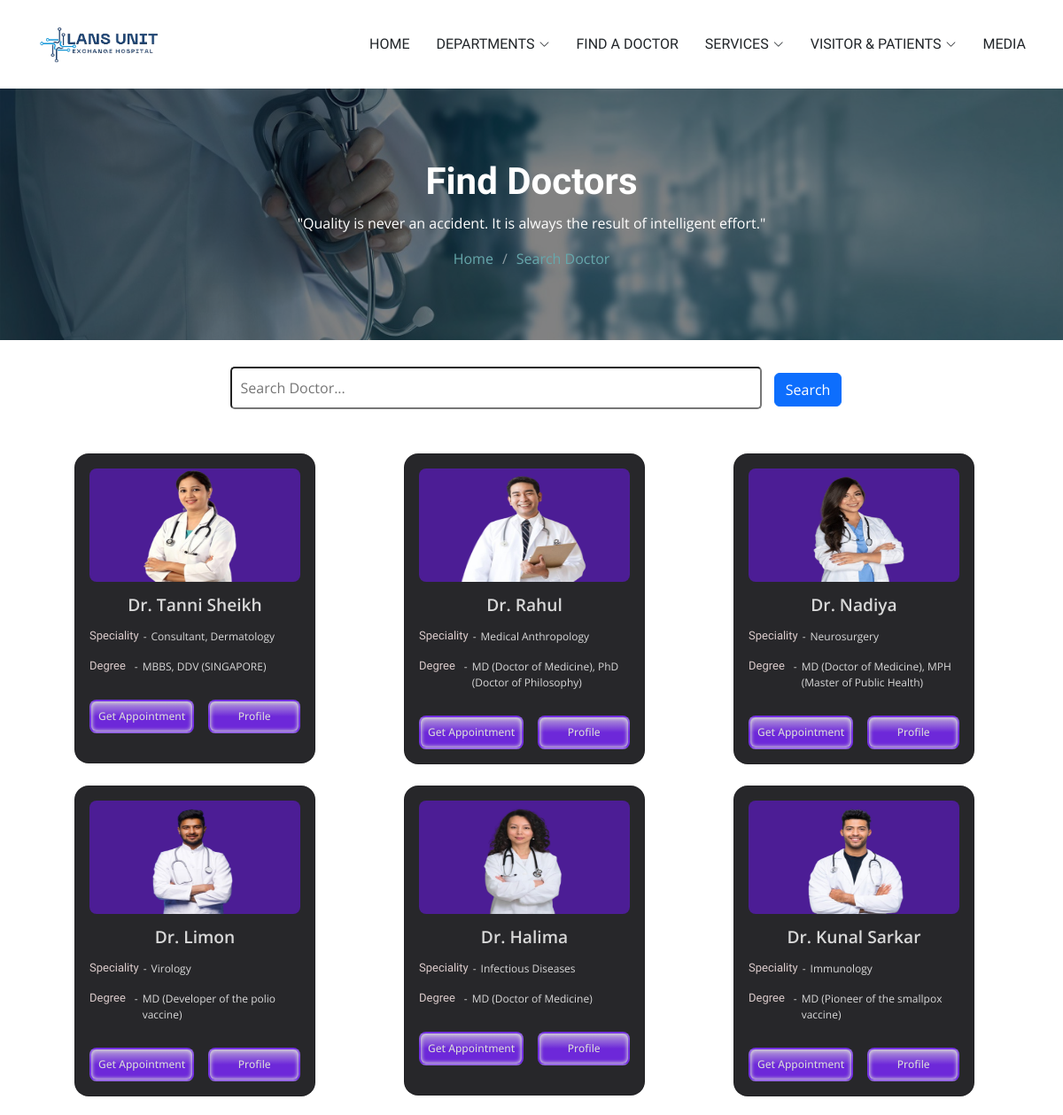
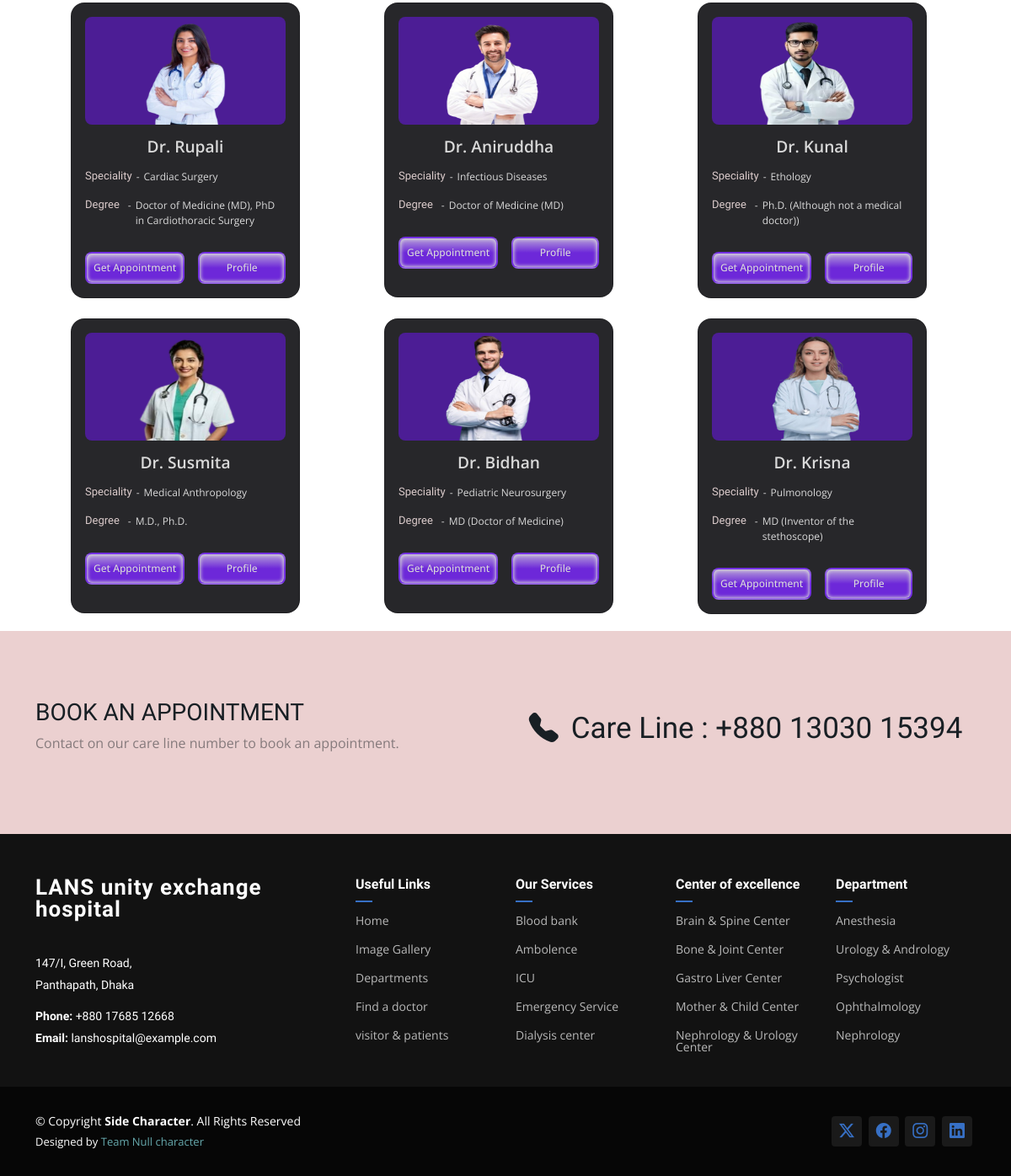
/app/find_doctor/, run on the app's committed database (2 pictures, top to bottom).
### LANS_HOSPITAL_APP/models.py (models this page shows, shortened)
class Doctor(models.Model):
    name = models.CharField(max_length= 200)
    speciality = models.TextField()
    degree = models.TextField()
    intro = models.TextField()
    complete = models.TextField()
    end = models.TextField()
    appointment = models.TextField(null= True , blank=True)
    time = models.TextField(null= True , blank=True)
    fee = models.DecimalField(max_digits=10 , decimal_places= 2 , null= True , blank=True)
    image = models.ImageField(upload_to = "image/" , null= True , blank=True)

### LANS_HOSPITAL_APP/views.py (the view)
# urls.py: path('find_doctor/' , views.find_doctor),
def find_doctor(request):
    search_term = request.GET.get("search", "").strip()
    if search_term:
        search_todo = Doctor.objects.filter(name__icontains=search_term)
    else:
        search_todo = Doctor.objects.all()
    context = {
        "search_todo": search_todo,
    }
    return render(request, "find_doctor.html", context)

### LANS_HOSPITAL_APP/templates/find_doctor.html (shortened to what this page needs)
{% extends "lay.html" %}
{% load static %}
{% block content %}
<main class="main">
  <div
    class="page-title dark-background"
    data-aos="fade"
    style="background-image: url(/static/assets/img/doctor_cover.jpg)"
  >
    <div class="container position-relative">
      <h1>Find Doctors</h1>
      <p>
        "Quality is never an accident. It is always the result of intelligent
        effort."
      </p>
      <nav class="breadcrumbs">
        <ol>
          <li><a href="index.html">Home</a></li>
          <li><a href="current">Search Doctor</a></li>
        </ol>
      </nav>
    </div>
  </div>
  <div class="container-doctor">
    <form method="GET" class = "doctor-form" style = "width:150vh;text-align:center;">
        <input
            id="searchbar"
            type="text"
            name="search"
            placeholder="Search Doctor..."
            value="{{ request.GET.search }}"
        />
        <button  class="btn btn-primary">Search</button>
    </form>
    {% if search_todo %}
        <div class="container row gy-4 mt-3">
            {% for item in search_todo %}
                <div class="col-lg-4">
                    <div class="card">
                        <div class="image_container-doctor">
                            <img
                                class="image"
                                {% if item.image %}
                                  src=" {{ item.image.url }}  "
                                  alt=""
                                {% endif %}
                            />
                        </div>
                        <div class="title" style="text-align: center">
                            <span class="doctor">{{ item.name }}</span>
                        </div>
                        <div class="size">
                            <div class="speciality">
                                <h3>Speciality</h3>
                                <span style="padding-left: 5px">-</span>
                                <p>{{ item.speciality }}</p>
                            </div>
                            <div class="degree">
                                <h3>Degree</h3>
                                <span style="padding-left: 10px">-</span>
                                <p>{{ item.degree }}</p>
                            </div>
                        </div>
                        <div class="action">
                            <div class="price">
                                <button class="cart-button">
                                    <span><a href="{% url 'profile' item.id %}">Get Appointment</a></span>
                                </button>
                            </div>
                            <button class="cart-button">
                                <span><a href="{% url 'profile' item.id %}">Profile</a></span>
                            </button>
                        </div>
                    </div>
                </div>
            {% endfor %}
        </div>
    {% else %}
        <p>No doctors found.</p>
    {% endif %}
</div>
  <section id="call-to-action" class="call-to-action section light-background">
    <div class="content">
      <div class="container">
        <div class="row align-items-center">
          <div class="col-lg-6">
            <div data-aos="fade-right">
              <h3>Book an Appointment</h3>
              <p class="opacity-50">
                Contact on our care line number to book an appointment.
              </p>
            </div>
          </div>
          <div class="col-lg-6">
            <div data-aos="fade-left">
              <h1 style="text-align: center" class="careline">
                <a style="padding-right: 15px" href="#"
                  ><i class="bi bi-telephone-fill"></i></a
                >Care Line : +880 13030 15394
              </h1>
            </div>
          </div>
        </div>
      </div>
    </div>
  </section>
</main>
{% endblock %}

### LANS_HOSPITAL_APP/templates/lay.html (shortened to what this page needs)
{% load static %}
<!DOCTYPE html>
<html lang="en">
  <head>
    <link
    href="{% static './assets/vendor/bootstrap/css/bootstrap.min.css' %}"
    rel="stylesheet"
  />
  <link rel="stylesheet" href="https://cdnjs.cloudflare.com/ajax/libs/font-awesome/6.6.0/css/all.min.css" />
  <link
      href="{% static './assets/vendor/bootstrap-icons/bootstrap-icons.css' %}"
      rel="stylesheet"
    />
    <link href="{% static './assets/vendor/aos/aos.css' %}" rel="stylesheet" />
    <link href="{% static './assets/vendor/swiper/swiper-bundle.min.css' %}" rel="stylesheet" />
    <link rel="stylesheet" href="{% static './assets/css/main.css' %}">
  </head>
  <body class="index-page">
    <header
      id="header"
      class="header d-flex align-items-center position-relative"
    >
      <div
        class="container-fluid container-xl position-relative d-flex align-items-center justify-content-between"
      >
        <a href="/app/home" class="logo d-flex align-items-center">
          <img src="{% static './assets/img/main_logo.png' %}" alt="Hopital Logo" />
        </a>
        <nav id="navmenu" class="navmenu">
          <ul>
            <li><a href="/app/home">HOME</a></li>
            <li class="dropdown">
              <a href="#"
                >DEPARTMENTS<i
                  class="bi bi-chevron-down toggle-dropdown"
                ></i
              ></a>
            </li>
            <li><a href="/app/find_doctor">FIND A DOCTOR</a></li>
            <li class="dropdown">
              <a href="#"
                ><span>SERVICES</span>
                <i class="bi bi-chevron-down toggle-dropdown"></i
              ></a>
            </li>
            <li class="dropdown">
              <a href="#"
                ><span>VISITOR & PATIENTS</span>
                <i class="bi bi-chevron-down toggle-dropdown"></i
              ></a>
            </li>
            <li><a href="/app/media/">MEDIA</a></li>
          </ul>
        </nav>
      </div>
    </header>
    {%block content %}
    {% endblock %}
    <footer id="footer" class="footer dark-background">
      <div class="footer-top">
        <div class="container">
          <div class="row gy-4">
            <div class="col-lg-4 col-md-6 footer-about">
              <a href="index.html" class="logo d-flex align-items-center">
                <span class="sitename">LANS unity exchange hospital</span>
              </a>
              <div class="footer-contact pt-3">
                <p>147/I, Green Road,</p>
                <p>Panthapath, Dhaka</p>
                <p class="mt-3">
                  <strong>Phone:</strong> <span>+880 17685 12668</span>
                </p>
                <p>
                  <strong>Email:</strong> <span>lanshospital@example.com</span>
                </p>
              </div>
            </div>
            <div class="col-lg-2 col-md-3 footer-links">
              <h4>Useful Links</h4>
              <ul>
                <li><a href="index.html">Home</a></li>
                <li><a href="media.html">Image Gallery</a></li>
                <li><a href="#">Departments</a></li>
                <li><a href="#">Find a doctor</a></li>
                <li><a href="#">visitor & patients</a></li>
              </ul>
            </div>
            <div class="col-lg-2 col-md-3 footer-links">
              <h4>Our Services</h4>
              <ul>
                <li><a href="blood_bank.html">Blood bank</a></li>
                <li><a href="emergency_service.html">Ambolence</a></li>
                <li><a href="ICU.html">ICU</a></li>
                <li><a href="emergency_service.html">Emergency Service</a></li>
                <li><a href="dialysis_cantre.html">Dialysis center</a></li>
              </ul>
            </div>
            <div class="col-lg-2 col-md-3 footer-links">
              <h4>Center of excellence</h4>
              <ul>
                <li><a href="brain.html">Brain & Spine Center</a></li>
                <li><a href="bone.html">Bone & Joint Center</a></li>
                <li><a href="gestro.html">Gastro Liver Center</a></li>
                <li><a href="mother.html">Mother & Child Center</a></li>
                <li>
                  <a href="nephrologycenter.html"
                    >Nephrology & Urology Center</a
                  >
                </li>
              </ul>
            </div>
            <div class="col-lg-2 col-md-3 footer-links">
              <h4>Department</h4>
              <ul>
                <li><a href="anesthesia.html">Anesthesia</a></li>
                <li><a href="urology.html">Urology & Andrology</a></li>
                <li><a href="Psychologist.html">Psychologist</a></li>
                <li><a href="ophthalmology.html">Ophthalmology</a></li>
                <li><a href="nephrology.html">Nephrology</a></li>
              </ul>
            </div>
          </div>
        </div>
      </div>
      <div class="copyright text-center">
        <div
          class="container d-flex flex-column flex-lg-row justify-content-center justify-content-lg-between align-items-center"
        >
          <div
            class="d-flex flex-column align-items-center align-items-lg-start"
          >
            <div>
              © Copyright <strong><span>Side Character</span></strong
              >. All Rights Reserved
            </div>
            <div class="credits">
              Designed by
              <a href="https://www.facebook.com/profile.php?id=100010274190175"
                >Team Null character</a
              >
            </div>
          </div>
          <div class="social-links order-first order-lg-last mb-3 mb-lg-0">
            <a href="#"><i class="bi bi-twitter-x"></i></a>
            <a href="https://www.facebook.com/profile.php?id=100010274190175"
              ><i class="bi bi-facebook"></i
            ></a>
            <a href="#"><i class="bi bi-instagram"></i></a>
            <a href="#"><i class="bi bi-linkedin"></i></a>
          </div>
        </div>
      </div>
    </footer>
  </body>
</html>

### data on the page
Doctor: image (picture), name "Dr. Tanni Sheikh", speciality "Consultant, Dermatology", degree "MBBS, DDV (SINGAPORE)"
Doctor: image (picture), name "Dr. Rahul", speciality "Medical Anthropology", degree "MD (Doctor of Medicine), PhD (Doctor of Philosophy)"
Doctor: image (picture), name "Dr. Nadiya", speciality "Neurosurgery", degree "MD (Doctor of Medicine), MPH (Master of Public Health)"
Doctor: image (picture), name "Dr. Limon", speciality "Virology", degree "MD (Developer of the polio vaccine)"
Doctor: image (picture), name "Dr. Halima", speciality "Infectious Diseases", degree "MD (Doctor of Medicine)"
Doctor: image (picture), name "Dr. Kunal Sarkar", speciality "Immunology", degree "MD (Pioneer of the smallpox vaccine)"
Doctor: image (picture), name "Dr. Rupali", speciality "Cardiac Surgery", degree "Doctor of Medicine (MD), PhD in Cardiothoracic Surgery"
Doctor: image (picture), name "Dr. Aniruddha", speciality "Infectious Diseases", degree "Doctor of Medicine (MD)"
Doctor: image (picture), name "Dr. Kunal", speciality "Ethology", degree "Ph.D. (Although not a medical doctor))"
Doctor: image (picture), name "Dr. Susmita", speciality "Medical Anthropology", degree "M.D., Ph.D."
Doctor: image (picture), name "Dr. Bidhan", speciality "Pediatric Neurosurgery", degree "MD (Doctor of Medicine)"
Doctor: image (picture), name "Dr. Krisna", speciality "Pulmonology", degree "MD (Inventor of the stethoscope)"
